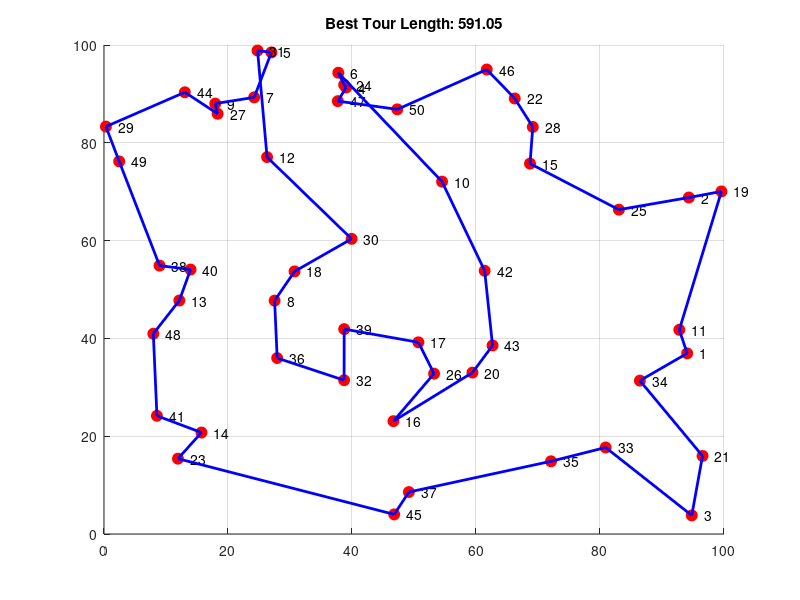

This chart was generated by the following MATLAB code:
clc;
clear;
close all;

% Number of cities (nodes)
n = 50; 
coordinates = 100 * rand(n, 2); % Randomly generate city locations in 100x100 grid

% Distance matrix calculation
dist = zeros(n, n);
for i = 1:n
    for j = 1:n
        if i ~= j
            dist(i, j) = sqrt(sum((coordinates(i, :) - coordinates(j, :)).^2));
        else
            dist(i, j) = inf; % No self-loop
        end
    end
end

% ACO Parameters
num_ants = 20;         % Number of ants
alpha = 1;             % Influence of pheromone
beta = 1;              % Influence of heuristic (distance)
evaporation_rate = 0.5;% Pheromone evaporation rate
Q = 100;               % Pheromone deposit factor
num_iterations = 100;  % Number of iterations

% Initialize pheromone matrix
tau = ones(n, n); 

best_length = inf; % Initialize best tour length
best_tour = [];

% ACO Algorithm
for iter = 1:num_iterations
    tours = zeros(num_ants, n);  % Paths taken by ants
    tour_lengths = zeros(num_ants, 1);
    
    % Each ant constructs a tour
    for ant = 1:num_ants
        visited = false(1, n);
        start_node = randi(n);
        current_node = start_node;
        visited(current_node) = true;
        tour = [current_node];
        
        for step = 2:n
            % Probability selection for next city
            probs = (tau(current_node, :) .^ alpha) .* ((1 ./ dist(current_node, :)) .^ beta);
            probs(visited) = 0; % Remove visited cities
            probs = probs / sum(probs); % Normalize
            
            next_node = find(rand < cumsum(probs), 1);
            tour = [tour, next_node];
            visited(next_node) = true;
            current_node = next_node;
        end
        tour = [tour, start_node]; % Return to start
        
        % Compute tour length
        tour_length = sum(diag(dist(tour(1:end-1), tour(2:end))));
        
        % Store results
        tours(ant, :) = tour(1:end-1);
        tour_lengths(ant) = tour_length;
        
        % Update best solution
        if tour_length < best_length
            best_length = tour_length;
            best_tour = tour;
        end
    end
    
    % Pheromone update
    tau = (1 - evaporation_rate) * tau; % Evaporation
    
    for ant = 1:num_ants
        for j = 1:n
            a = tours(ant, j);
            b = tours(ant, mod(j, n) + 1);
            tau(a, b) = tau(a, b) + Q / tour_lengths(ant);
            tau(b, a) = tau(a, b); % Symmetric TSP
        end
    end
    
    % Display progress
    fprintf('Iteration %d, Best Tour Length: %.2f\n', iter, best_length);
end

% Plot results
figure;
hold on;
plot(coordinates(:, 1), coordinates(:, 2), 'ro', 'MarkerSize', 8, 'MarkerFaceColor', 'r');
for i = 1:n
    text(coordinates(i, 1) + 2, coordinates(i, 2), sprintf('%d', i), 'FontSize', 10);
end
plot([coordinates(best_tour, 1); coordinates(best_tour(1), 1)], ...
     [coordinates(best_tour, 2); coordinates(best_tour(1), 2)], ...
     'b-', 'LineWidth', 2);
title(sprintf('Best Tour Length: %.2f', best_length));
grid on;
hold off;
